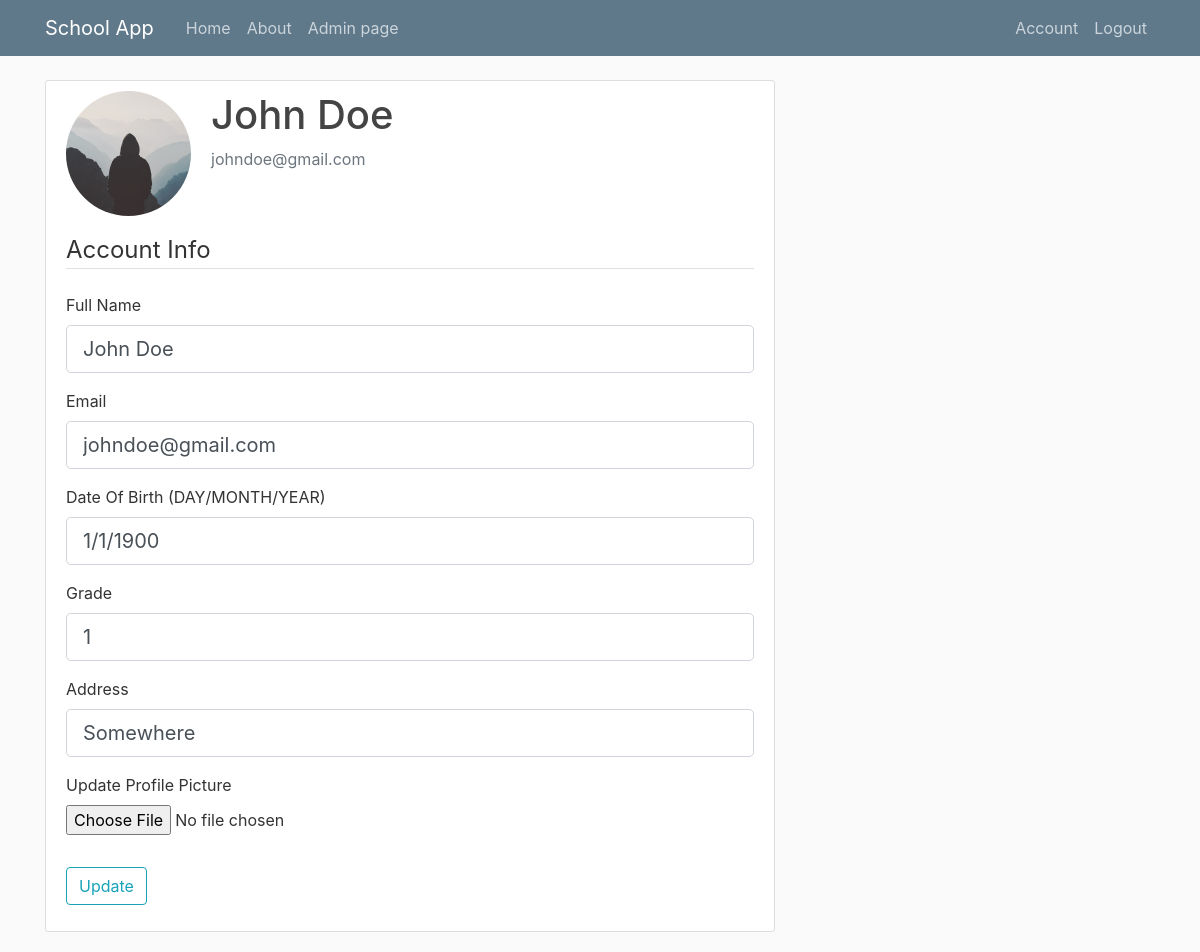
Screenshot of /account (signed in) with the database file from the repository.
### schoolapp/models.py (models this page shows, shortened)
class User(db.Model, UserMixin):
    id = db.Column(db.Integer, primary_key=True)
    email = db.Column(db.String(120), unique=True, nullable=False)
    password = db.Column(db.String(60), nullable=False)
    full_name = db.Column(db.String(100), unique=True, nullable=False)
    date_of_birth = db.Column(db.String, nullable=False)
    grade = db.Column(db.Integer, nullable=False)
    address = db.Column(db.String(100), nullable=False)
    image_file = db.Column(db.String(20), nullable=False, default='default.jpg')

### schoolapp/routes.py (the view)
@app.route("/account", methods=['GET', 'POST'])
@login_required
def account():
    form = UpdateAccountForm()
    if form.validate_on_submit():
        if form.picture.data:
            picture_file = save_picture(form.picture.data)
            current_user.image_file = picture_file
        current_user.full_name = form.full_name.data
        current_user.email = form.email.data
        current_user.date_of_birth = form.date_of_birth.data
        current_user.grade = form.grade.data
        current_user.address = form.address.data
        db.session.commit()
        flash('Your account has been updated!', 'success')
        return redirect(url_for('account'))
    elif request.method == 'GET':
        form.full_name.data = current_user.full_name
        form.email.data = current_user.email
        form.date_of_birth.data = current_user.date_of_birth
        form.grade.data = current_user.grade
        form.address.data = current_user.address
    image_file = url_for('static', filename='profile_pics/' + current_user.image_file)
    return render_template('account.html', title='Account',
                           image_file=image_file, form=form)

### schoolapp/forms.py (shortened to what this page needs)
class UpdateAccountForm(FlaskForm):
    full_name = StringField('Full Name', validators=[DataRequired(), Length(min=2, max=100)])
    email = StringField('Email', validators=[DataRequired(), Email()])
    grade = IntegerField("Grade", validators=[DataRequired()])
    date_of_birth = StringField("Date Of Birth", validators=[DataRequired()])
    address = StringField("Address", validators=[DataRequired()])
    picture = FileField("Update Profile Picture", validators=[FileAllowed(["jpg", "png"])])
    submit = SubmitField('Update')

### schoolapp/models.py (called while the page is built)
@login_manager.user_loader
def load_user(user_id):
    return User.query.get(int(user_id))

### schoolapp/templates/account.html (shortened to what this page needs)
{% extends "layout.html" %}
{% block content %}
    <div class="content-section">
        <div class="media">
            <img class="rounded-circle account-img" src="{{ image_file }}">
            <div class="media-body">
                <h2 class="account-heading">{{ current_user.full_name }}</h2>
                <p class="text-secondary">{{ current_user.email }}</p>
            </div>
        </div>
        <form method="POST" action="" enctype="multipart/form-data">
            <fieldset class="form-group">
                <legend class="border-bottom mb-4">Account Info</legend>
                <div class="form-group">
                    {{ form.full_name.label(class="form-control-label") }}
                    {% if form.full_name.errors %}
                        {{ form.full_name(class="form-control form-control-lg is-invalid") }}
                        <div class="invalid-feedback">
                            {% for error in form.full_name.errors %}
                                <span>{{ error }}</span>
                            {% endfor %}
                        </div>
                    {% else %}
                        {{ form.full_name(class="form-control form-control-lg") }}
                    {% endif %}
                </div>
                <div class="form-group">
                    {{ form.email.label(class="form-control-label") }}
                    {% if form.email.errors %}
                        {{ form.email(class="form-control form-control-lg is-invalid") }}
                        <div class="invalid-feedback">
                            {% for error in form.email.errors %}
                                <span>{{ error }}</span>
                            {% endfor %}
                        </div>
                    {% else %}
                        {{ form.email(class="form-control form-control-lg") }}
                    {% endif %}
                </div>
                <div class="form-group">
                    {{ form.date_of_birth.label(class="form-control-label") }} (DAY/MONTH/YEAR)
                    {% if form.date_of_birth.errors %}
                        {{ form.date_of_birth(class="form-control form-control-lg is-invalid") }}
                        <div class="invalid-feedback">
                            {% for error in form.date_of_birth.errors %}
                                <span>{{ error }}</span>
                            {% endfor %}
                        </div>
                    {% else %}
                        {{ form.date_of_birth(class="form-control form-control-lg") }}
                    {% endif %}
                </div>
                <div class="form-group">
                    {{ form.grade.label(class="form-control-label") }}
                    {% if form.grade.errors %}
                        {{ form.grade(class="form-control form-control-lg is-invalid") }}
                        <div class="invalid-feedback">
                            {% for error in form.grade.errors %}
                                <span>{{ error }}</span>
                            {% endfor %}
                        </div>
                    {% else %}
                        {{ form.grade(class="form-control form-control-lg") }}
                    {% endif %}
                </div>
                <div class="form-group">
                    {{ form.address.label(class="form-control-label") }}
                    {% if form.address.errors %}
                        {{ form.address(class="form-control form-control-lg is-invalid") }}
                        <div class="invalid-feedback">
                            {% for error in form.address.errors %}
                                <span>{{ error }}</span>
                            {% endfor %}
                        </div>
                    {% else %}
                        {{ form.address(class="form-control form-control-lg") }}
                    {% endif %}
                </div>
                <div class="form-group">
                    {{ form.picture.label() }}
                    {{ form.picture(class="form-control-file") }}
                </div>
            </fieldset>
            <div class="form-group">
                {{ form.submit(class="btn btn-outline-info") }}
            </div>
        </form>
    </div>
{% endblock content %}

### schoolapp/static/main.css (style rules this page uses)
body { background: #fafafa; color: #333333; margin-top: 5rem; }
h1, h2, h3, h4, h5, h6 { color: #444444; }
.content-section { background: #ffffff; padding: 10px 20px; border: 1px solid #dddddd; border-radius: 3px; margin-bottom: 20px; }
.account-img { height: 125px; width: 125px; margin-right: 20px; margin-bottom: 16px; }
.account-heading { font-size: 2.5rem; }

### rows the page displays
User: full_name "John Doe", email "johndoe@gmail.com", date_of_birth "1/1/1900", grade "1", address "Somewhere"
